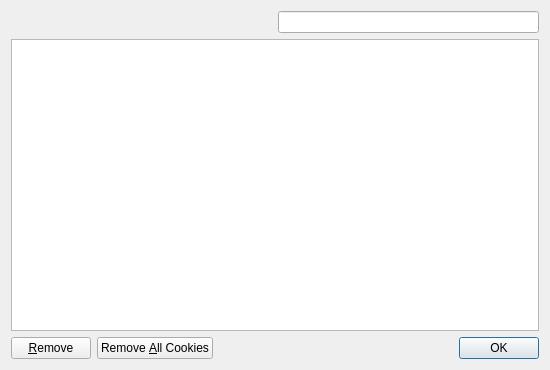
<ui version="4.0" >
 <class>CookiesDialog</class>
 <widget class="QDialog" name="CookiesDialog" >
  <property name="geometry" >
   <rect>
    <x>0</x>
    <y>0</y>
    <width>550</width>
    <height>370</height>
   </rect>
  </property>
  <property name="windowTitle" >
   <string>Cookies</string>
  </property>
  <layout class="QGridLayout" >
   <item row="0" column="0" >
    <spacer>
     <property name="orientation" >
      <enum>Qt::Horizontal</enum>
     </property>
     <property name="sizeHint" stdset="0" >
      <size>
       <width>252</width>
       <height>20</height>
      </size>
     </property>
    </spacer>
   </item>
   <item row="0" column="1" >
    <widget class="SearchLineEdit" name="search" />
   </item>
   <item row="1" column="0" colspan="2" >
    <widget class="EditTableView" name="cookiesTable" />
   </item>
   <item row="2" column="0" colspan="2" >
    <layout class="QHBoxLayout" >
     <item>
      <widget class="QPushButton" name="removeButton" >
       <property name="text" >
        <string>&amp;Remove</string>
       </property>
      </widget>
     </item>
     <item>
      <widget class="QPushButton" name="removeAllButton" >
       <property name="text" >
        <string>Remove &amp;All Cookies</string>
       </property>
      </widget>
     </item>
     <item>
      <spacer>
       <property name="orientation" >
        <enum>Qt::Horizontal</enum>
       </property>
       <property name="sizeHint" stdset="0" >
        <size>
         <width>40</width>
         <height>20</height>
        </size>
       </property>
      </spacer>
     </item>
     <item>
      <widget class="QDialogButtonBox" name="buttonBox" >
       <property name="standardButtons" >
        <set>QDialogButtonBox::Ok</set>
       </property>
      </widget>
     </item>
    </layout>
   </item>
  </layout>
 </widget>
 <customwidgets>
  <customwidget>
   <class>SearchLineEdit</class>
   <extends>QLineEdit</extends>
   <header>searchlineedit</header>
  </customwidget>
  <customwidget>
   <class>EditTableView</class>
   <extends>QTableView</extends>
   <header>edittableview</header>
  </customwidget>
 </customwidgets>
 <resources/>
 <connections>
  <connection>
   <sender>buttonBox</sender>
   <signal>accepted()</signal>
   <receiver>CookiesDialog</receiver>
   <slot>accept()</slot>
   <hints>
    <hint type="sourcelabel" >
     <x>472</x>
     <y>329</y>
    </hint>
    <hint type="destinationlabel" >
     <x>461</x>
     <y>356</y>
    </hint>
   </hints>
  </connection>
 </connections>
</ui>
